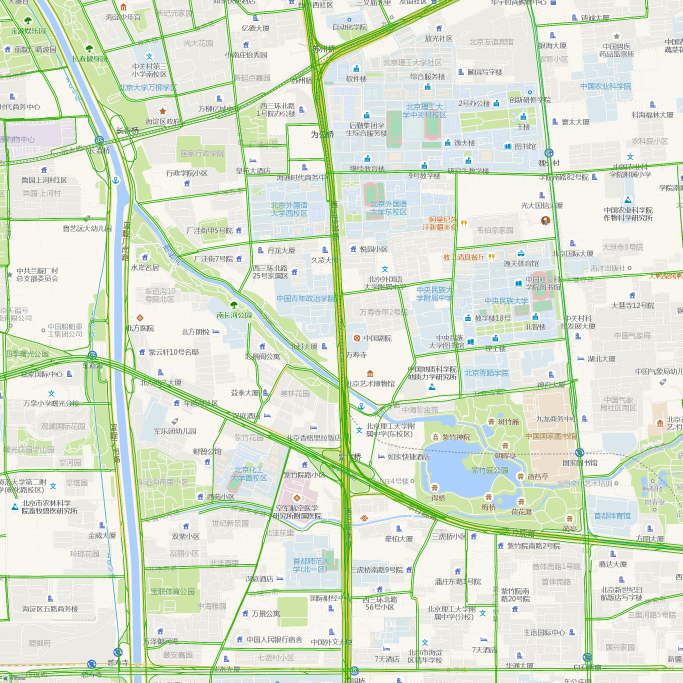
#> input picture test.png, 2048 x 2048 px (shown at 1/3 size)
$ python -i get_line.py   (imports and definitions only)
#> lines starting #> are read from the running program, lines starting #| are printed output that depends on the picture; after the words box and inside, x2 and y2 are one past the last pixel; in counts of white or black regions, pixels touching at a corner belong together
#> further down, picture is the input picture: shape (2048, 2048, 3); mean B, G, R 211.3, 228.6, 218.8
import numpy as np
import cv2

filename = 'data/data2.png'

color_dic = {'RED_l': np.array([0, 0, 220]), 'RED_h': np.array([0, 0, 222]),
             'YELLO_l': np.array([0, 202, 253]), 'YELLO_h': np.array([0, 204, 255]),
             'GREEN_l': np.array([0, 175, 49]), 'GREEN_h': np.array([0, 177, 51]),
             'DEEPRED_l': np.array([13, 13, 138]), 'DEEPRED_h': np.array([13, 13, 140]),}

px = 0.0124 / (1200 - 44)
py = 0.009 / (1200 - 104)

# [6 lines left out: function la_le_point, not called in this run]

def get_line(frame):
    # get mask
    r = cv2.inRange(frame, color_dic['RED_l'], color_dic['RED_h'])
#> r: shape (2048, 2048); every value is 0
    y = cv2.inRange(frame, color_dic['YELLO_l'], color_dic['YELLO_h'])
    g = cv2.inRange(frame, color_dic['GREEN_l'], color_dic['GREEN_h'])
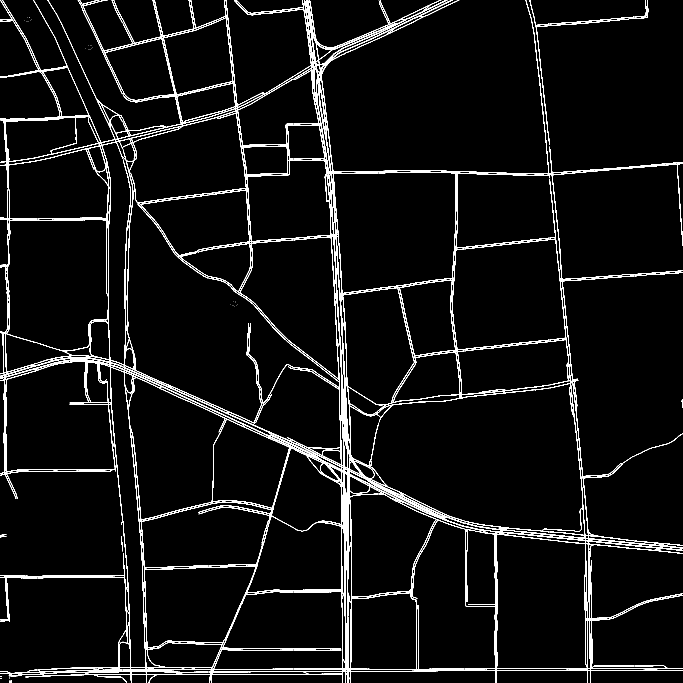
#> g: shape (2048, 2048) (shown at 1/3 size); 4.1% white in thin lines or dots
    dr = cv2.inRange(frame, color_dic['DEEPRED_l'], color_dic['DEEPRED_h'])
    mask = r + y + g + dr
    # mask = g
    res = cv2.bitwise_and(frame, frame, mask=mask)
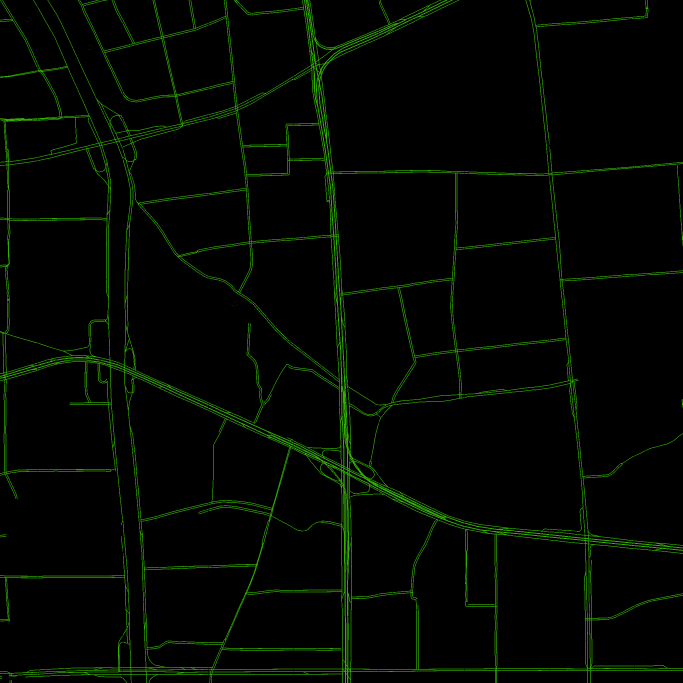
#> res: shape (2048, 2048, 3) (shown at 1/3 size); mean B, G, R 0, 7.2, 2
    return res, g, y, r, dr


# [83 lines left out: function find_point, not called in this run]

# line_graph, g_graph, y_graph, r_graph, dr_graph = get_line(img)
# point_in_img = find_point('data/data2.png', None)
# print(point_in_img)

>>> import cv2
>>> picture = cv2.imread('test.png')
>>> result = get_line(picture)
#> result = 5 items

$ run again, on fuckdu1.png
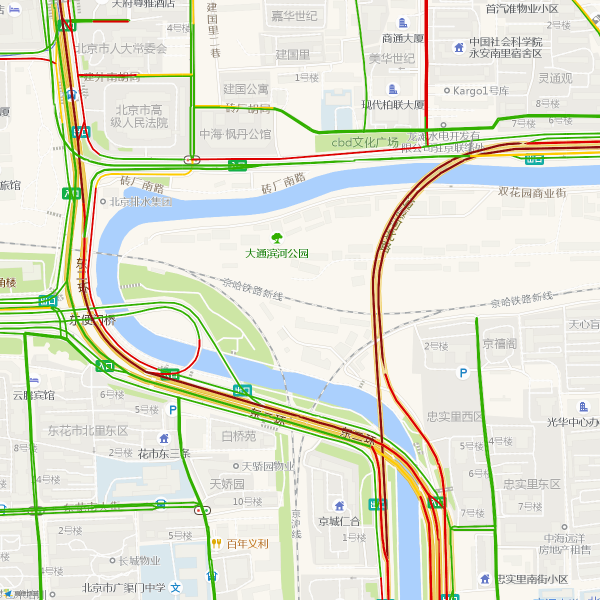
#> input picture fuckdu1.png, 1200 x 1200 px (shown at 1/2 size)
#> picture is the input picture: shape (1200, 1200, 3); mean B, G, R 212.5, 227.2, 224.3
#> in get_line, `r = cv2.inRange(frame, color_dic['RED_l'], color_dic['RED_h'])`:
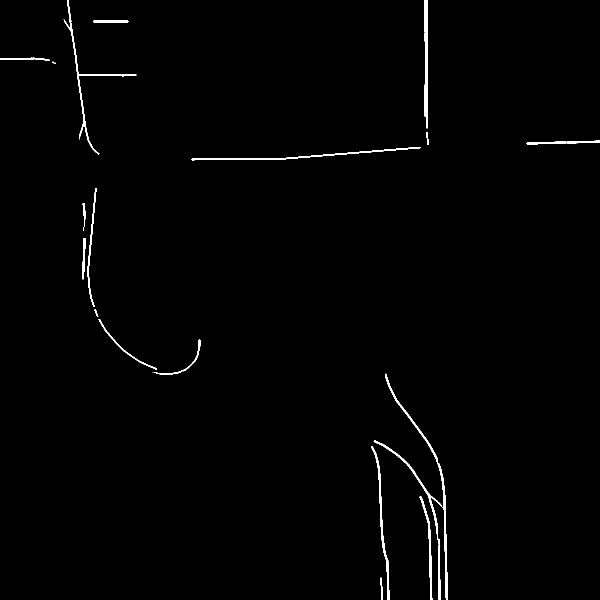
#> r: shape (1200, 1200) (shown at 1/2 size); 0.93% white; 27 white regions (3 under 20 px), largest, box (x1, y1, x2, y2) and area: (849, 0, 856, 257) 1638, (127, 0, 273, 310) 1464, (742, 892, 779, 1200) 1226
#> y: shape (1200, 1200); 0.29% white; 14 white regions, largest, box (x1, y1, x2, y2) and area: (940, 305, 1132, 314) 796, (190, 346, 364, 375) 602, (748, 895, 841, 992) 539
#> g: shape (1200, 1200); 3.3% white; 50 white regions (3 under 20 px), largest, box (x1, y1, x2, y2) and area: (109, 14, 364, 917) 8606, (0, 664, 108, 1200) 4497, (893, 635, 999, 1200) 4426
#> dr: shape (1200, 1200); 0.76% white; 16 white regions (2 under 20 px), largest, box (x1, y1, x2, y2) and area: (744, 335, 876, 886) 2288, (755, 349, 876, 735) 1605, (118, 0, 160, 310) 1232
#> mask: shape (1200, 1200); 5.3% white; 71 white regions (6 under 20 px), largest, box (x1, y1, x2, y2) and area: (109, 0, 364, 917) 12449, (127, 0, 620, 328) 7531, (621, 335, 876, 1200) 7222
#> in get_line, `res = cv2.bitwise_and(frame, frame, mask=mask)`:
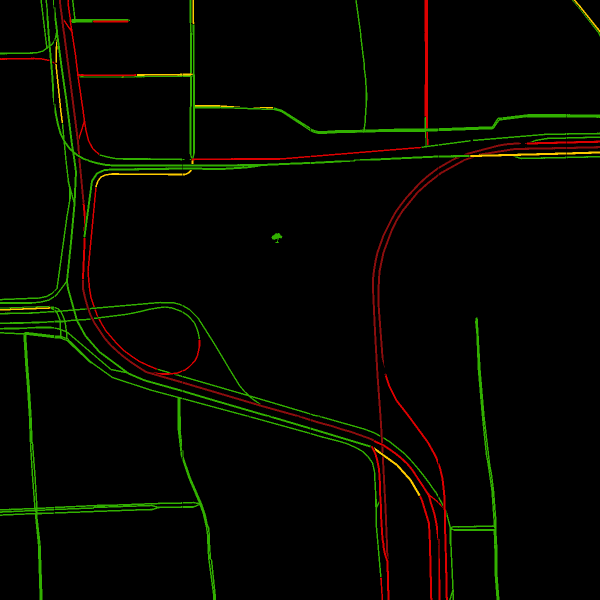
#> res: shape (1200, 1200, 3) (shown at 1/2 size); mean B, G, R 0.1, 6.5, 5.5
#> result = 5 items
